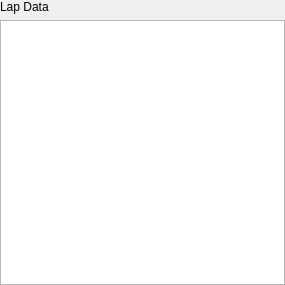
<?xml version="1.0" encoding="UTF-8"?>
<ui version="4.0">
 <class>LapInfoWidget</class>
 <widget class="QWidget" name="LapInfoWidget">
  <property name="geometry">
   <rect>
    <x>0</x>
    <y>0</y>
    <width>285</width>
    <height>285</height>
   </rect>
  </property>
  <property name="windowTitle">
   <string>Form</string>
  </property>
  <layout class="QGridLayout" name="gridLayout">
   <property name="leftMargin">
    <number>0</number>
   </property>
   <property name="topMargin">
    <number>0</number>
   </property>
   <property name="rightMargin">
    <number>0</number>
   </property>
   <property name="bottomMargin">
    <number>0</number>
   </property>
   <item row="2" column="1">
    <widget class="QTreeWidget" name="treeWidget">
     <property name="alternatingRowColors">
      <bool>true</bool>
     </property>
     <property name="uniformRowHeights">
      <bool>true</bool>
     </property>
     <property name="columnCount">
      <number>2</number>
     </property>
     <attribute name="headerVisible">
      <bool>false</bool>
     </attribute>
     <column>
      <property name="text">
       <string notr="true">1</string>
      </property>
     </column>
     <column>
      <property name="text">
       <string notr="true">2</string>
      </property>
     </column>
    </widget>
   </item>
   <item row="1" column="1">
    <widget class="QLabel" name="label">
     <property name="text">
      <string>Lap Data</string>
     </property>
    </widget>
   </item>
  </layout>
 </widget>
 <resources/>
 <connections/>
</ui>
